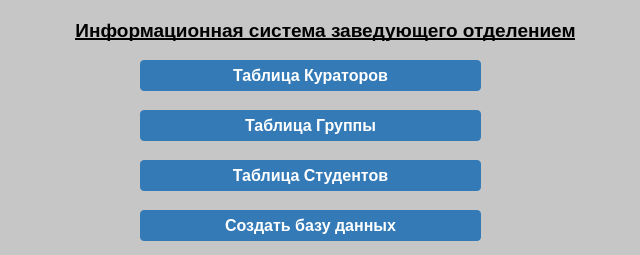
<?xml version="1.0" encoding="UTF-8"?>
<ui version="4.0">
 <class>MainWindow</class>
 <widget class="QMainWindow" name="MainWindow">
  <property name="windowModality">
   <enum>Qt::NonModal</enum>
  </property>
  <property name="geometry">
   <rect>
    <x>0</x>
    <y>0</y>
    <width>640</width>
    <height>255</height>
   </rect>
  </property>
  <property name="windowTitle">
   <string>Главное меню</string>
  </property>
  <property name="styleSheet">
   <string notr="true">background-color: rgb(198, 198, 198);</string>
  </property>
  <widget class="QWidget" name="centralwidget">
   <widget class="QLabel" name="label">
    <property name="geometry">
     <rect>
      <x>60</x>
      <y>10</y>
      <width>531</width>
      <height>41</height>
     </rect>
    </property>
    <property name="font">
     <font>
      <pointsize>14</pointsize>
      <weight>75</weight>
      <bold>true</bold>
      <underline>true</underline>
     </font>
    </property>
    <property name="text">
     <string>Информационная система заведующего отделением</string>
    </property>
    <property name="alignment">
     <set>Qt::AlignCenter</set>
    </property>
   </widget>
   <widget class="QPushButton" name="btn_open_window_student">
    <property name="geometry">
     <rect>
      <x>140</x>
      <y>160</y>
      <width>341</width>
      <height>31</height>
     </rect>
    </property>
    <property name="font">
     <font>
      <pointsize>12</pointsize>
      <weight>75</weight>
      <bold>true</bold>
     </font>
    </property>
    <property name="styleSheet">
     <string notr="true">QPushButton {background-color: rgb(51,122,183); color: White; border-radius: 4px;}
QPushButton:pressed {background-color:rgb(31,101,163) ; }</string>
    </property>
    <property name="text">
     <string>Таблица Студентов</string>
    </property>
    <property name="checkable">
     <bool>false</bool>
    </property>
    <property name="autoDefault">
     <bool>false</bool>
    </property>
    <property name="default">
     <bool>false</bool>
    </property>
    <property name="flat">
     <bool>false</bool>
    </property>
   </widget>
   <widget class="QPushButton" name="btn_open_window_group">
    <property name="geometry">
     <rect>
      <x>140</x>
      <y>110</y>
      <width>341</width>
      <height>31</height>
     </rect>
    </property>
    <property name="font">
     <font>
      <pointsize>12</pointsize>
      <weight>75</weight>
      <bold>true</bold>
     </font>
    </property>
    <property name="styleSheet">
     <string notr="true">QPushButton {background-color: rgb(51,122,183); color: White; border-radius: 4px;}
QPushButton:pressed {background-color:rgb(31,101,163) ; }</string>
    </property>
    <property name="text">
     <string>Таблица Группы</string>
    </property>
    <property name="autoDefault">
     <bool>false</bool>
    </property>
    <property name="default">
     <bool>false</bool>
    </property>
    <property name="flat">
     <bool>false</bool>
    </property>
   </widget>
   <widget class="QPushButton" name="btn_open_window_curator">
    <property name="geometry">
     <rect>
      <x>140</x>
      <y>60</y>
      <width>341</width>
      <height>31</height>
     </rect>
    </property>
    <property name="font">
     <font>
      <pointsize>12</pointsize>
      <weight>75</weight>
      <bold>true</bold>
     </font>
    </property>
    <property name="styleSheet">
     <string notr="true">QPushButton {background-color: rgb(51,122,183); color: White; border-radius: 4px;}
QPushButton:pressed {background-color:rgb(31,101,163) ; }</string>
    </property>
    <property name="text">
     <string>Таблица Кураторов</string>
    </property>
    <property name="autoDefault">
     <bool>false</bool>
    </property>
    <property name="default">
     <bool>false</bool>
    </property>
    <property name="flat">
     <bool>false</bool>
    </property>
   </widget>
   <widget class="QPushButton" name="btn_create_db">
    <property name="geometry">
     <rect>
      <x>140</x>
      <y>210</y>
      <width>341</width>
      <height>31</height>
     </rect>
    </property>
    <property name="font">
     <font>
      <pointsize>12</pointsize>
      <weight>75</weight>
      <bold>true</bold>
     </font>
    </property>
    <property name="styleSheet">
     <string notr="true">QPushButton {background-color: rgb(51,122,183); color: White; border-radius: 4px;}
QPushButton:pressed {background-color:rgb(31,101,163) ; }</string>
    </property>
    <property name="text">
     <string>Создать базу данных</string>
    </property>
    <property name="checkable">
     <bool>false</bool>
    </property>
    <property name="autoDefault">
     <bool>false</bool>
    </property>
    <property name="default">
     <bool>false</bool>
    </property>
    <property name="flat">
     <bool>false</bool>
    </property>
   </widget>
  </widget>
 </widget>
 <resources/>
 <connections/>
</ui>
